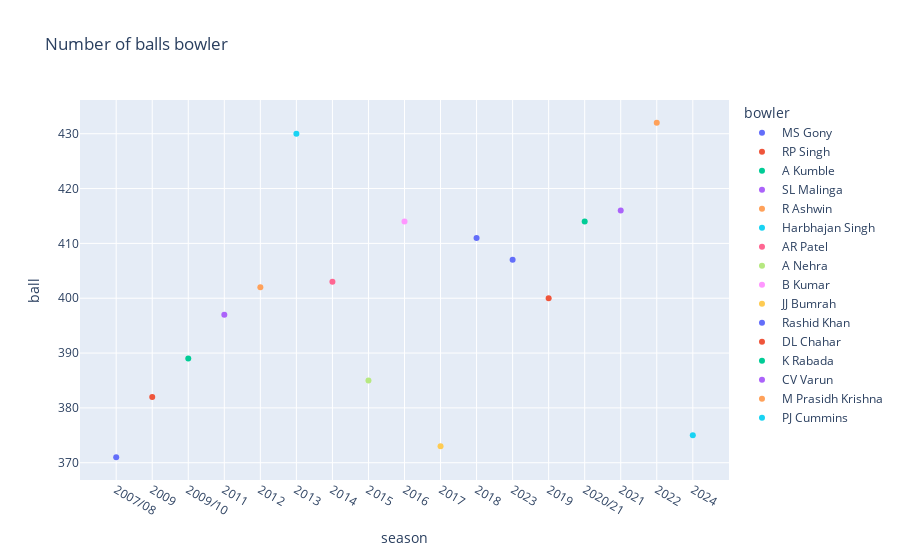

Write notebook code for a chart like this one.
### Code cell
val = new.groupby(['season','bowling_team','bowler'])['ball'].count().reset_index().sort_values(["season","ball"],ascending=[True,False]).drop_duplicates(subset=['season'],keep='first')
px.scatter(val, x="season", y="ball", title="Number of balls bowler",color="bowler",)
# px.scatter(x=val['season'], y=val['ball'],color=val['bowling_team'],title='aaaaa',labels=)

### Figure 1 — Plotly figure (JSON) as saved in the notebook; plotly's stock layout.template omitted (floating-point values rounded to 4 significant figures)
{"data": [{"hovertemplate": "bowler=MS Gony<br>season=%{x}<br>ball=%{y}<extra></extra>", "legendgroup": "MS Gony", "marker": {"color": "#636efa", "symbol": "circle"}, "mode": "markers", "name": "MS Gony", "orientation": "v", "showlegend": true, "type": "scatter", "x": ["2007/08"], "xaxis": "x", "y": [371], "yaxis": "y"}, {"hovertemplate": "bowler=RP Singh<br>season=%{x}<br>ball=%{y}<extra></extra>", "legendgroup": "RP Singh", "marker": {"color": "#EF553B", "symbol": "circle"}, "mode": "markers", "name": "RP Singh", "orientation": "v", "showlegend": true, "type": "scatter", "x": ["2009"], "xaxis": "x", "y": [382], "yaxis": "y"}, {"hovertemplate": "bowler=A Kumble<br>season=%{x}<br>ball=%{y}<extra></extra>", "legendgroup": "A Kumble", "marker": {"color": "#00cc96", "symbol": "circle"}, "mode": "markers", "name": "A Kumble", "orientation": "v", "showlegend": true, "type": "scatter", "x": ["2009/10"], "xaxis": "x", "y": [389], "yaxis": "y"}, {"hovertemplate": "bowler=SL Malinga<br>season=%{x}<br>ball=%{y}<extra></extra>", "legendgroup": "SL Malinga", "marker": {"color": "#ab63fa", "symbol": "circle"}, "mode": "markers", "name": "SL Malinga", "orientation": "v", "showlegend": true, "type": "scatter", "x": ["2011"], "xaxis": "x", "y": [397], "yaxis": "y"}, {"hovertemplate": "bowler=R Ashwin<br>season=%{x}<br>ball=%{y}<extra></extra>", "legendgroup": "R Ashwin", "marker": {"color": "#FFA15A", "symbol": "circle"}, "mode": "markers", "name": "R Ashwin", "orientation": "v", "showlegend": true, "type": "scatter", "x": ["2012"], "xaxis": "x", "y": [402], "yaxis": "y"}, {"hovertemplate": "bowler=Harbhajan Singh<br>season=%{x}<br>ball=%{y}<extra></extra>", "legendgroup": "Harbhajan Singh", "marker": {"color": "#19d3f3", "symbol": "circle"}, "mode": "markers", "name": "Harbhajan Singh", "orientation": "v", "showlegend": true, "type": "scatter", "x": ["2013"], "xaxis": "x", "y": [430], "yaxis": "y"}, {"hovertemplate": "bowler=AR Patel<br>season=%{x}<br>ball=%{y}<extra></extra>", "legendgroup": "AR Patel", "marker": {"color": "#FF6692", "symbol": "circle"}, "mode": "markers", "name": "AR Patel", "orientation": "v", "showlegend": true, "type": "scatter", "x": ["2014"], "xaxis": "x", "y": [403], "yaxis": "y"}, {"hovertemplate": "bowler=A Nehra<br>season=%{x}<br>ball=%{y}<extra></extra>", "legendgroup": "A Nehra", "marker": {"color": "#B6E880", "symbol": "circle"}, "mode": "markers", "name": "A Nehra", "orientation": "v", "showlegend": true, "type": "scatter", "x": ["2015"], "xaxis": "x", "y": [385], "yaxis": "y"}, {"hovertemplate": "bowler=B Kumar<br>season=%{x}<br>ball=%{y}<extra></extra>", "legendgroup": "B Kumar", "marker": {"color": "#FF97FF", "symbol": "circle"}, "mode": "markers", "name": "B Kumar", "orientation": "v", "showlegend": true, "type": "scatter", "x": ["2016"], "xaxis": "x", "y": [414], "yaxis": "y"}, {"hovertemplate": "bowler=JJ Bumrah<br>season=%{x}<br>ball=%{y}<extra></extra>", "legendgroup": "JJ Bumrah", "marker": {"color": "#FECB52", "symbol": "circle"}, "mode": "markers", "name": "JJ Bumrah", "orientation": "v", "showlegend": true, "type": "scatter", "x": ["2017"], "xaxis": "x", "y": [373], "yaxis": "y"}, {"hovertemplate": "bowler=Rashid Khan<br>season=%{x}<br>ball=%{y}<extra></extra>", "legendgroup": "Rashid Khan", "marker": {"color": "#636efa", "symbol": "circle"}, "mode": "markers", "name": "Rashid Khan", "orientation": "v", "showlegend": true, "type": "scatter", "x": ["2018", "2023"], "xaxis": "x", "y": [411, 407], "yaxis": "y"}, {"hovertemplate": "bowler=DL Chahar<br>season=%{x}<br>ball=%{y}<extra></extra>", "legendgroup": "DL Chahar", "marker": {"color": "#EF553B", "symbol": "circle"}, "mode": "markers", "name": "DL Chahar", "orientation": "v", "showlegend": true, "type": "scatter", "x": ["2019"], "xaxis": "x", "y": [400], "yaxis": "y"}, {"hovertemplate": "bowler=K Rabada<br>season=%{x}<br>ball=%{y}<extra></extra>", "legendgroup": "K Rabada", "marker": {"color": "#00cc96", "symbol": "circle"}, "mode": "markers", "name": "K Rabada", "orientation": "v", "showlegend": true, "type": "scatter", "x": ["2020/21"], "xaxis": "x", "y": [414], "yaxis": "y"}, {"hovertemplate": "bowler=CV Varun<br>season=%{x}<br>ball=%{y}<extra></extra>", "legendgroup": "CV Varun", "marker": {"color": "#ab63fa", "symbol": "circle"}, "mode": "markers", "name": "CV Varun", "orientation": "v", "showlegend": true, "type": "scatter", "x": ["2021"], "xaxis": "x", "y": [416], "yaxis": "y"}, {"hovertemplate": "bowler=M Prasidh Krishna<br>season=%{x}<br>ball=%{y}<extra></extra>", "legendgroup": "M Prasidh Krishna", "marker": {"color": "#FFA15A", "symbol": "circle"}, "mode": "markers", "name": "M Prasidh Krishna", "orientation": "v", "showlegend": true, "type": "scatter", "x": ["2022"], "xaxis": "x", "y": [432], "yaxis": "y"}, {"hovertemplate": "bowler=PJ Cummins<br>season=%{x}<br>ball=%{y}<extra></extra>", "legendgroup": "PJ Cummins", "marker": {"color": "#19d3f3", "symbol": "circle"}, "mode": "markers", "name": "PJ Cummins", "orientation": "v", "showlegend": true, "type": "scatter", "x": ["2024"], "xaxis": "x", "y": [375], "yaxis": "y"}], "layout": {"legend": {"title": {"text": "bowler"}, "tracegroupgap": 0}, "title": {"text": "Number of balls bowler"}, "xaxis": {"anchor": "y", "domain": [0, 1], "title": {"text": "season"}}, "yaxis": {"anchor": "x", "domain": [0, 1], "title": {"text": "ball"}}}}
